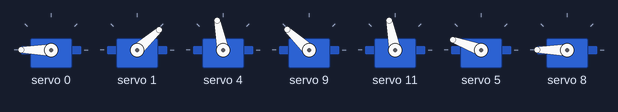
Bench run of a sketch on a simulated Arduino Uno, built with avr-gcc and run on an emulated ATmega328P. Shown: 7 × servo. What the sketch prints to the serial monitor is not drawn.

Above: at 2.6 s.
At 5.6 s:
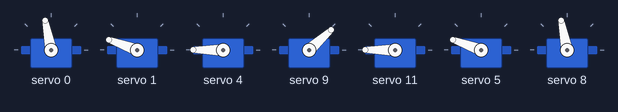
At 7.6 s:
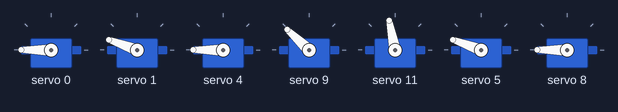
At 13.6 s:
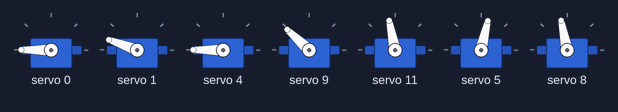
At 17.6 s:
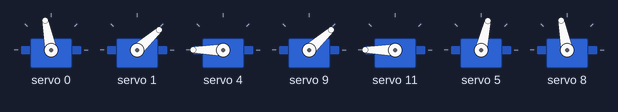
At 23.6 s:
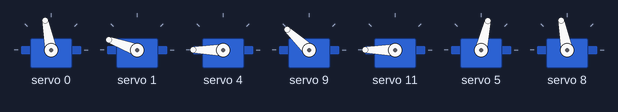
Timing chart, 0 to 25.1 s (numbered marks = the images above):
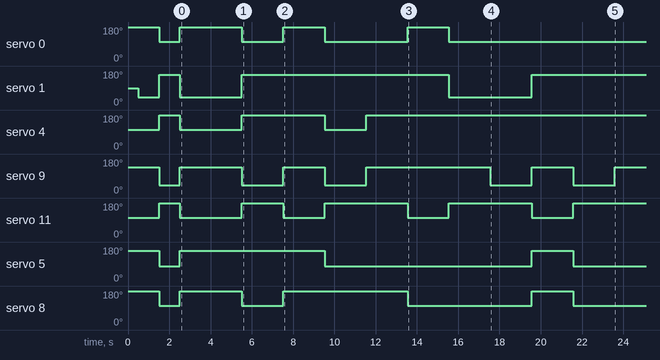

Measured:
- by itself, servo 9: 137° → 42° at 1.5 s, → 137° 1.0 s later, → 42° 3.0 s later, → 137° 2.0 s later, … (10 changes in this stretch)

The sketch:

digits_display.ino
```cpp
#include <Wire.h>
#include <Adafruit_PWMServoDriver.h>

Adafruit_PWMServoDriver pca = Adafruit_PWMServoDriver();

#define SERVOMIN 150
#define SERVOMAX 600

// Servo channel limits
#define CH0_MIN 70
#define CH0_MAX 170

#define CH1_MIN 20
#define CH1_MAX 120

#define CH4_MIN 50
#define CH4_MAX 150

#define CH9_MIN 0
#define CH9_MAX 100

#define CH11_MIN 50
#define CH11_MAX 150

#define CH5_MIN 50
#define CH5_MAX 150

#define CH8_MIN 50
#define CH8_MAX 150


void setup() {

  Serial.begin(9600);

  pca.begin();
  pca.setPWMFreq(50);

  delay(500);

  Serial.println("Multi Servo Control Started");


  moveServos(170, 20, 50, 100, 50, 150, 150);

  Serial.println("Initial Position Set");

  delay(1000);


  moveServos(70, 120, 150, 0, 150, 50, 50);

  Serial.println("Second Position Set");

  delay(1000);

  // ================= BACK TO INITIAL =================

  moveServos(170, 20, 50, 100, 50, 150, 150);

  Serial.println("Returned to Initial Position");

    delay(3000);
//0
  moveServos(70, 120, 150, 0, 150, 150, 50);
  delay(2000);
//1
  moveServos(170, 120, 150, 100, 50, 150, 150);
  delay(2000);
//2
  moveServos(70, 120, 50, 0, 150, 50, 150);
  delay(2000);
//3
  moveServos(70, 120, 150, 100, 150, 50, 150);
  delay(2000);
//4
  moveServos(170, 120, 150, 100, 50, 50, 50);
  delay(2000);
//5
  moveServos(70, 20, 150, 100, 150, 50, 50);
  delay(2000);
//6
  moveServos(70, 20, 150, 0, 150, 50, 50);
  delay(2000);
//7
  moveServos(70, 120, 150, 100, 50, 150, 150);
  delay(2000);
//8
  moveServos(70, 120, 150, 0, 150, 50, 50);
  delay(2000);
//9
  moveServos(70, 120, 150, 100, 150, 50, 50);


}

void loop() {

}

void moveServos(int angle0, int angle1,int angle4, int angle9,int angle11, int angle5,int angle8) {

  // Constrain angles within limits
  angle0 = constrain(angle0, CH0_MIN, CH0_MAX);
  angle1 = constrain(angle1, CH1_MIN, CH1_MAX);
  angle4 = constrain(angle4, CH0_MIN, CH0_MAX);
  angle9 = constrain(angle9, CH1_MIN, CH1_MAX);
  angle11 = constrain(angle11, CH0_MIN, CH0_MAX);
  angle5 = constrain(angle5, CH1_MIN, CH1_MAX);
  angle8 = constrain(angle8, CH0_MIN, CH0_MAX);


  // Convert angles to PWM pulses
  int pulse0 = map(angle0, 0, 180, SERVOMIN, SERVOMAX);
  int pulse1 = map(angle1, 0, 180, SERVOMIN, SERVOMAX);
  int pulse4 = map(angle4, 0, 180, SERVOMIN, SERVOMAX);
  int pulse9 = map(angle9, 0, 180, SERVOMIN, SERVOMAX);
  int pulse11 = map(angle11, 0, 180, SERVOMIN, SERVOMAX);
  int pulse5 = map(angle5, 0, 180, SERVOMIN, SERVOMAX);
  int pulse8 = map(angle8, 0, 180, SERVOMIN, SERVOMAX);


  // Move servos together
  pca.setPWM(0, 0, pulse0); // Channel 0
  pca.setPWM(1, 0, pulse1); // Channel 1
  pca.setPWM(4, 0, pulse4); // Channel 4
  pca.setPWM(9, 0, pulse9); // Channel 9
  pca.setPWM(11, 0, pulse11); // Channel 11
  pca.setPWM(5, 0, pulse5); // Channel 5
  pca.setPWM(8, 0, pulse8); // Channel 8
}
```
